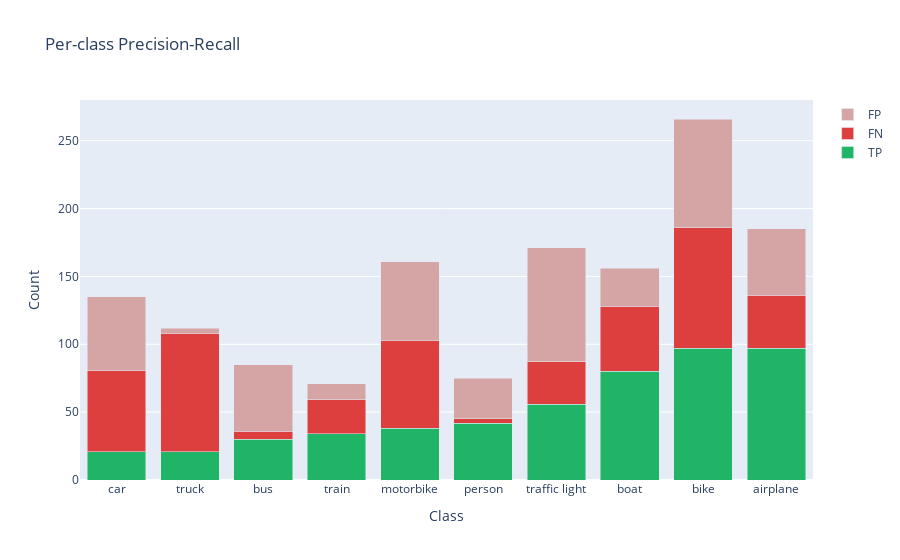

The code cell stored with this chart in its notebook:
### Code cell
df = pd.DataFrame({
    "Class": class_names,
    "TP": per_class_tp,
    "FP": per_class_fp,
    "FN": per_class_fn
})

df = df.sort_values("TP")

fig = go.Figure(data=[
    go.Bar(name='TP', x=df["Class"], y=df["TP"], marker_color='#1fb466'),
    go.Bar(name='FN', x=df["Class"], y=df["FN"], marker_color='#dd3f3f'),
    go.Bar(name='FP', x=df["Class"], y=df["FP"], marker_color='#d5a5a5'),
])

fig.update_layout(barmode='stack', title="Per-class Precision-Recall",
                    xaxis_title="Class", yaxis_title="Count")
fig.show()

### Figure 1 — Plotly figure (JSON) as saved in the notebook; plotly's stock layout.template omitted (floating-point values rounded to 4 significant figures)
{"data": [{"marker": {"color": "#1fb466"}, "name": "TP", "type": "bar", "x": ["car", "truck", "bus", "train", "motorbike", "person", "traffic light", "boat", "bike", "airplane"], "y": [21, 21, 30, 34, 38, 42, 56, 80, 97, 97]}, {"marker": {"color": "#dd3f3f"}, "name": "FN", "type": "bar", "x": ["car", "truck", "bus", "train", "motorbike", "person", "traffic light", "boat", "bike", "airplane"], "y": [60, 87, 6, 25, 65, 3, 31, 48, 89, 39]}, {"marker": {"color": "#d5a5a5"}, "name": "FP", "type": "bar", "x": ["car", "truck", "bus", "train", "motorbike", "person", "traffic light", "boat", "bike", "airplane"], "y": [54, 4, 49, 12, 58, 30, 84, 28, 80, 49]}], "layout": {"barmode": "stack", "title": {"text": "Per-class Precision-Recall"}, "xaxis": {"title": {"text": "Class"}}, "yaxis": {"title": {"text": "Count"}}}}
